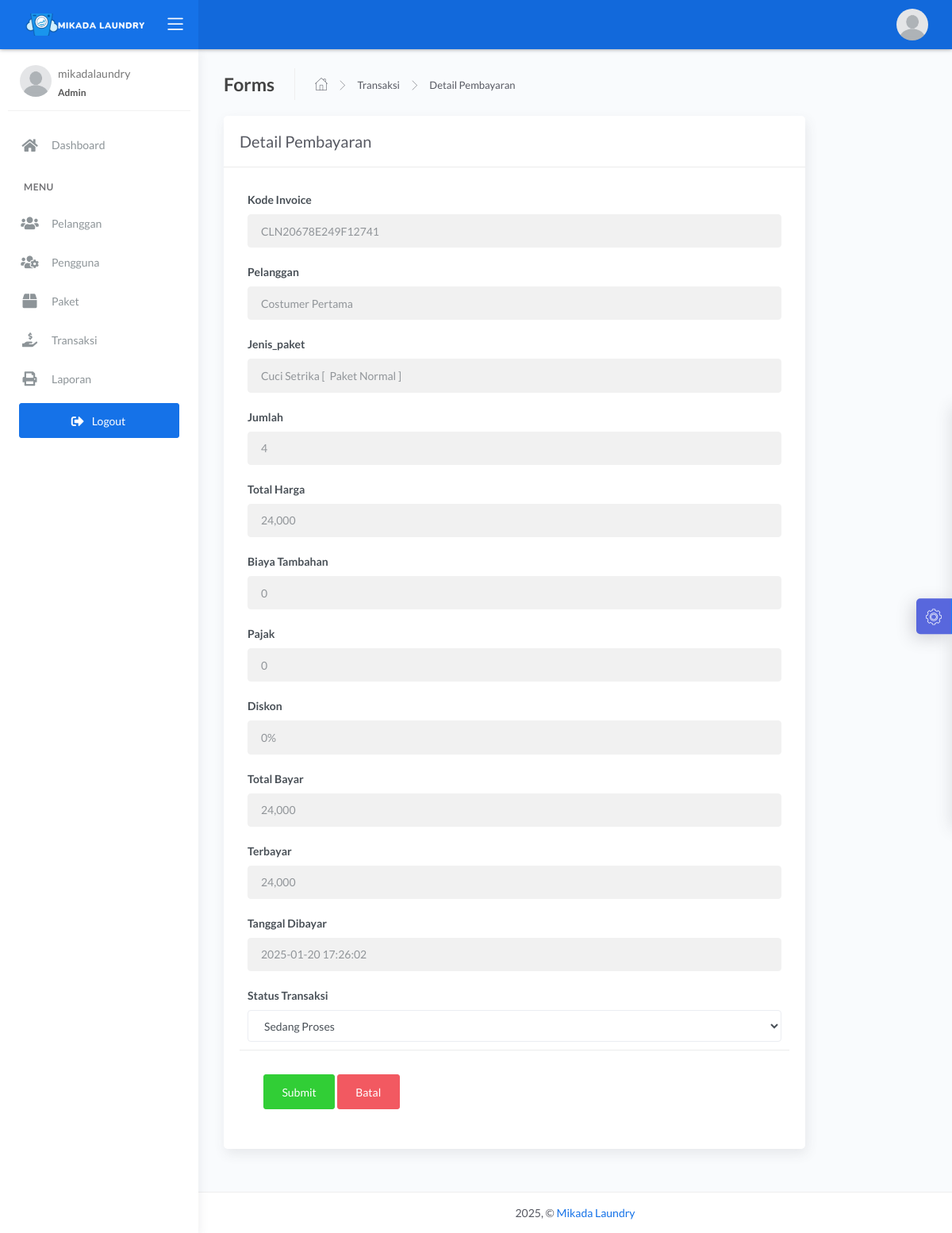
Screenshot of /manage/admin/detail.php?id=184 (signed in) with the database file from the repository.
### tables this page shows
CREATE TABLE `transaksi` (
  `id_transaksi` int(11) NOT NULL,
  `kode_invoice` varchar(228) DEFAULT NULL,
  `id_pelanggan` int(11) DEFAULT NULL,
  `tgl` datetime DEFAULT NULL,
  `batas_waktu` datetime DEFAULT NULL,
  `tgl_pembayaran` datetime DEFAULT NULL,
  `biaya_tambahan` int(11) DEFAULT NULL,
  `diskon` double DEFAULT NULL,
  `pajak` int(11) DEFAULT NULL,
  `status` enum('Baru','Sedang Proses','Selesai','Diambil') DEFAULT NULL,
  `status_bayar` enum('Dibayar','Belum','Pending','Gagal') DEFAULT NULL,
  `id_user` int(11) DEFAULT NULL,
  `id_paket` int(11) DEFAULT NULL
);

CREATE TABLE `pelanggan` (
  `id_pelanggan` int(11) NOT NULL,
  `nama_pelanggan` varchar(228) NOT NULL,
  `alamat_pelanggan` text NOT NULL,
  `jenis_kelamin` enum('L','P') NOT NULL,
  `telp_pelanggan` varchar(15) NOT NULL,
  `no_ktp` varchar(30) NOT NULL
);

CREATE TABLE `paket_cuci` (
  `id_paket` int(11) NOT NULL,
  `jenis_paket` enum('Paket Normal','Paket Besok Ambil [ PAGI ANTAR BESOK SORE DI AMBIL ]','Paket 1 Hari Selesai [ PAGI ANTAR SORE DI AMBIL ]') NOT NULL,
  `nama_paket` varchar(228) NOT NULL,
  `harga` int(11) NOT NULL
);

CREATE TABLE `detail_transaksi` (
  `id_detail` int(11) NOT NULL,
  `id_transaksi` int(11) NOT NULL,
  `id_paket` int(11) NOT NULL,
  `qty` double NOT NULL,
  `total_harga` double NOT NULL,
  `keterangan` text DEFAULT NULL,
  `total_bayar` int(11) NOT NULL
);

### manage/admin/detail.php (the view, shortened to what this page needs)
<?php
$title = 'Detail Pembayaran';
require 'koneksi.php';
$status = [
    'Baru',
    'Sedang Proses',
    'Selesai',
    'Diambil'
];
$id = $_GET['id'];
$query = mysqli_query($conn, "SELECT transaksi.*, pelanggan.nama_pelanggan, detail_transaksi.*, paket_cuci.nama_paket
FROM transaksi
INNER JOIN pelanggan ON pelanggan.id_pelanggan = transaksi.id_pelanggan
INNER JOIN detail_transaksi ON detail_transaksi.id_transaksi = transaksi.id_transaksi
INNER JOIN paket_cuci ON paket_cuci.id_paket = transaksi.id_paket
WHERE transaksi.id_transaksi = '$id'");
$data = mysqli_fetch_assoc($query);
$terbayar = 0.00;
if ($data['total_bayar'] > 0) {
    $total_harga = $data['total_harga'];
    $biaya_tambahan = $data['biaya_tambahan'];
    $pajak = $data['pajak'];
    $diskon = $data['diskon'];
    $terbayar = ($total_harga + $biaya_tambahan + $pajak) * (1 - ($diskon));
}
require 'header.php';
?>
<div class="content">
    <div class="page-inner">
        <div class="page-header">
            <h4 class="page-title">Forms</h4>
            <ul class="breadcrumbs">
                <li class="nav-home">
                    <a href="index.php">
                        <i class="flaticon-home"></i>
                    </a>
                </li>
                <li class="separator">
                    <i class="flaticon-right-arrow"></i>
                </li>
                <li class="nav-item">
                    <a href="transaksi.php">Transaksi</a>
                </li>
                <li class="separator">
                    <i class="flaticon-right-arrow"></i>
                </li>
                <li class="nav-item">
                    <a href="#"><?= $title; ?></a>
                </li>
            </ul>
        </div>
        <div class="row">
            <div class="col-md-10">
                <div class="card">
                    <div class="card-header">
                        <div class="card-title"><?= $title; ?></div>
                    </div>
                    <form action="" method="POST">
                        <div class="card-body">
                            <div class="form-group">
                                <label for="largeInput">Kode Invoice</label>
                                <input type="text" name="kode_invoice" class="form-control form-control" id="defaultInput" value="<?= $data['kode_invoice']; ?>" readonly>
                            </div>
                            <div class="form-group">
                                <label for="largeInput">Pelanggan</label>
                                <input type="text" name="" class="form-control form-control" id="defaultInput" value="<?= $data['nama_pelanggan']; ?>" readonly>
                            </div>
                            <div class="form-group">
                                <label for="largeInput">Jenis_paket</label>
                                <input type="text" name="" class="form-control form-control" id="defaultInput" value="<?= $data['nama_paket']; ?>" readonly>
                            </div>
                            <div class="form-group">
                                <label for="largeInput">Jumlah</label>
                                <input type="text" name="qty" class="form-control form-control" id="defaultInput" value="<?= $data['qty']; ?>" readonly>
                            </div>
                            <div class="form-group">
                                <label for="largeInput">Total Harga</label>
                                <input type="text" name="total_harga" class="form-control form-control" id="defaultInput" value="<?= number_format($data['total_harga']); ?>" readonly>
                            </div>
                            <?php if ($data['total_bayar'] > 0) : ?>
                                <div class="form-group">
                                    <label for="largeInput">Biaya Tambahan</label>
                                    <input type="text" name="biaya_tambahan" class="form-control form-control" id="defaultInput" value="<?= number_format($data['biaya_tambahan']); ?>" readonly>
                                </div>
                                <div class="form-group">
                                    <label for="largeInput">Pajak</label>
                                    <input type="text" name="pajak" class="form-control form-control" id="defaultInput" value="<?= number_format($data['pajak']); ?>" readonly>
                                </div>
                                <div class="form-group">
                                    <label for="largeInput">Diskon</label>
                                    <input type="text" name="diskon" class="form-control form-control" id="defaultInput" value="<?= number_format($data['diskon'] * 100) . '%'; ?>" readonly>
                                </div>
                                <div class="form-group">
                                    <label for="largeInput">Total Bayar</label>
                                    <input type="text" name="total_bayar" class="form-control form-control" id="defaultInput" value="<?= number_format($data['total_bayar']); ?>" readonly>
                                </div>
                                <div class="form-group">
                                    <label for="largeInput">Terbayar</label>
                                    <input type="text" class="form-control form-control" id="defaultInput" value="<?= number_format($terbayar); ?>" readonly>
                                </div>
                                <div class="form-group">
                                    <label for="largeInput">Tanggal Dibayar</label>
                                    <input type="text" name="tgl_pembayaran" class="form-control form-control" id="defaultInput" value="<?= $data['tgl_pembayaran']; ?>" readonly>
                                </div>
                            <?php endif; ?>
                            <div class="form-group">
                                <label for="">Status Transaksi</label>
                                <select name="status" class="form-control form-control" id="defaultSelect">
                                    <?php foreach ($status as $key) : ?>
                                        <option value="<?= $key ?>" <?= ($key == $data['status']) ? 'selected' : '' ?>><?= $key ?></option>
                                    <?php endforeach; ?>
                                </select>
                            </div>
                            <div class="card-action">
                                <button type="submit" name="btn-simpan" class="btn btn-success">Submit</button>
                                <a href="javascript:void(0)" onclick="window.history.back();" class="btn btn-danger">Batal</a>
                            </div>
                    </form>
                </div>
            </div>
        </div>
    </div>
</div>
<?php require 'footer.php'; ?>

### rows the page displays
transaksi: kode_invoice "CLN20678E249F12741", id_pelanggan.nama_pelanggan "Costumer Pertama", id_paket.nama_paket "Cuci Setrika [ Paket Normal ]", qty "4", total_harga "24,000", biaya_tambahan "0", pajak "0", diskon "0%", total_bayar "24,000", biaya_tambahan+pajak+diskon "24,000", tgl_pembayaran "2025-01-20 17:26:02", status "Sedang Proses"

### other values shown
$_SESSION['username'] "mikadalaundry"
$title "Detail Pembayaran"
